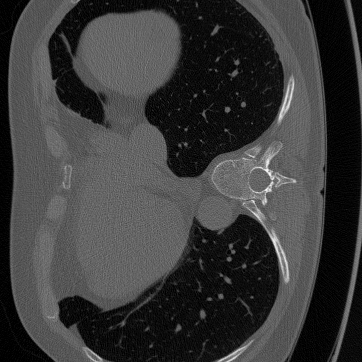
#> input picture dataset/sample_images/image_00002.png, 362 x 362 px, given as the content of the folder data/raw/normal, which was not available
$ python preprocess.py
#> lines starting #> are read from the running program, lines starting #| are printed output that depends on the picture
"""
Preprocessing helper:
- Inputs: place grayscale CT slices (PNG/JPG/NPY) under data/raw/normal/
- Outputs: paired arrays saved to data/processed/ as .npz with keys 'noisy' and 'clean'

Two simulation modes:
- simple: add Gaussian + Poisson-like noise (fast, for demo)
- radon: simulate sinogram Poisson noise and reconstruct with iradon (slower, more realistic)

Run: python scripts/preprocess.py --mode simple --raw_dir data/raw/normal --out_dir data/processed
"""
import os
import argparse
import numpy as np
from skimage import io, img_as_float
from skimage.transform import radon, iradon
import glob


def simulate_simple_noise(img, noise_level=0.05):
    # img assumed float in [0,1]
    noisy = img + np.random.normal(0, noise_level, img.shape)
    noisy = np.clip(noisy, 0.0, 1.0)
    return noisy


def simulate_radon_poisson(img, count_level=1e5):
    # img in [0,1] -> attenuation: small hack for demo
    # compute radon, simulate Poisson on photon counts, reconstruct
    theta = np.linspace(0., 180., max(img.shape), endpoint=False)
    sino = radon(img, theta=theta, circle=True)
    # convert to counts (I0 * exp(-sino))
    I0 = count_level
    counts = np.random.poisson(I0 * np.exp(-sino))
    counts = np.maximum(counts, 1)
    sino_noisy = -np.log(counts / float(I0))
    rec = iradon(sino_noisy, theta=theta, circle=True, filter_name='ramp')
    rec = rec - rec.min()
    rec = rec / (rec.max() + 1e-8)
    rec = np.clip(rec, 0.0, 1.0)
    return rec


def process_folder(raw_dir, out_dir, mode='simple', noise_level=0.05, compress=True, skip_existing=False):
#> called with raw_dir = 'data/raw/normal', out_dir = 'data/processed', mode = 'simple', noise_level = 0.05, compress = True, skip_existing = False
    os.makedirs(out_dir, exist_ok=True)
    files = sorted(glob.glob(os.path.join(raw_dir, "*.*")))
    if not files:
        print('No files found in', raw_dir)
        return
    for i, f in enumerate(files):
        out_path = os.path.join(out_dir, f'slice_{i:04d}.npz')
        if skip_existing and os.path.exists(out_path):
            if i % 200 == 0:
                print('skip existing up to', i)
            continue
        try:
            img = img_as_float(io.imread(f, as_gray=True))
#> img: shape (362, 362) float64; min 0, max 1, mean 0.23
        except Exception as e:
            print('skip', f, e); continue
        if mode == 'simple':
            noisy = simulate_simple_noise(img, noise_level=noise_level)
#> in simulate_simple_noise, `noisy = img + np.random.normal(0, noise_level, img.shape)`:
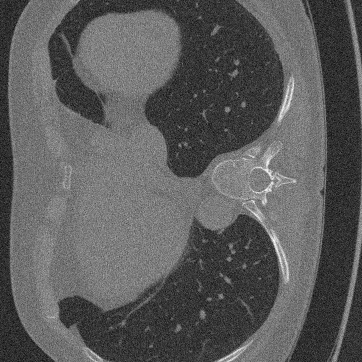
#> noisy: shape (362, 362) float64; min -0.217, max 1.02, mean 0.23; drawn with min black and max white
        else:
            noisy = simulate_radon_poisson(img)
        if compress:
            np.savez_compressed(out_path, noisy=noisy.astype(np.float32), clean=img.astype(np.float32))
        else:
            np.savez(out_path, noisy=noisy.astype(np.float32), clean=img.astype(np.float32))
        if i % 50 == 0:
            print('processed', i)


if __name__ == '__main__':
    p = argparse.ArgumentParser()
    p.add_argument('--raw_dir', default='data/raw/normal')
    p.add_argument('--out_dir', default='data/processed')
    p.add_argument('--mode', choices=['simple','radon'], default='simple')
    p.add_argument('--noise_level', type=float, default=0.05)
    p.add_argument('--no_compress', action='store_true', help='Save NPZ without compression (faster)')
    p.add_argument('--skip_existing', action='store_true', help='Skip writing files that already exist (resume)')
    args = p.parse_args()
    process_folder(args.raw_dir, args.out_dir, mode=args.mode, noise_level=args.noise_level, compress=not args.no_compress, skip_existing=args.skip_existing)

$ run again, on dataset/sample_images/image_00003.png
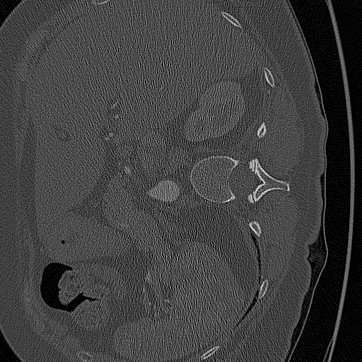
#> input picture dataset/sample_images/image_00003.png, 362 x 362 px, given as the content of the folder data/raw/normal, which was not available
#> in simulate_simple_noise, `noisy = img + np.random.normal(0, noise_level, img.shape)`:
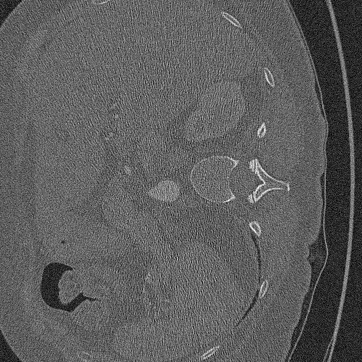
#> noisy: shape (362, 362) float64; min -0.172, max 0.976, mean 0.249; drawn with min black and max white
#> in simulate_simple_noise, `noisy = np.clip(noisy, 0.0, 1.0)`:
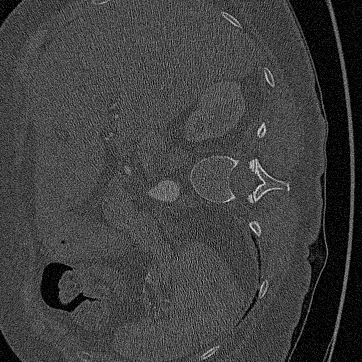
#> noisy: shape (362, 362) float64; min 0, max 0.976, mean 0.251

$ run again, on dataset/sample_images/image_00004.png
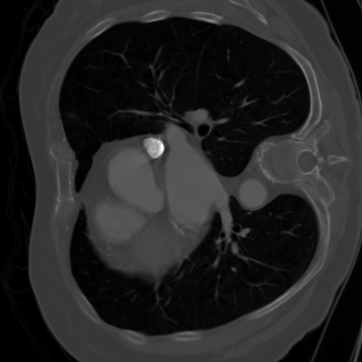
#> input picture dataset/sample_images/image_00004.png, 362 x 362 px, given as the content of the folder data/raw/normal, which was not available
#> in simulate_simple_noise, `noisy = img + np.random.normal(0, noise_level, img.shape)`:
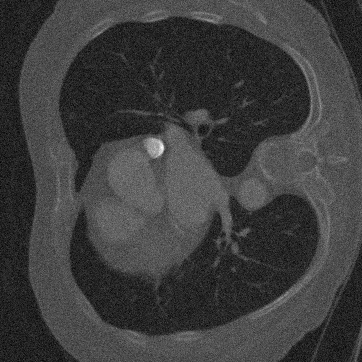
#> noisy: shape (362, 362) float64; min -0.17, max 1.12, mean 0.145; drawn with min black and max white
